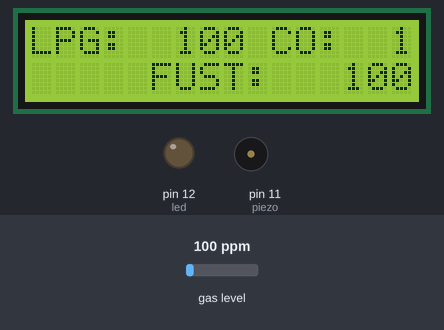
Recording of a sketch running on a simulated Arduino Uno, built with avr-gcc and run on an emulated ATmega328P. Parts: 16×2 character LCD, output pins drawn as LEDs (lit = HIGH), buzzer (waves = sounding). The inputs (shaded band) are chosen by the test bench; at power-on: gas level 100 ppm.

Above: at 1.7 s.
1.8 s: gas level set to 189 ppm
At 2.7 s:
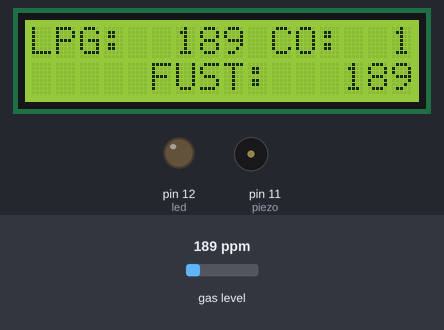
3.3 s: gas level set to 215 ppm
At 3.48 s:
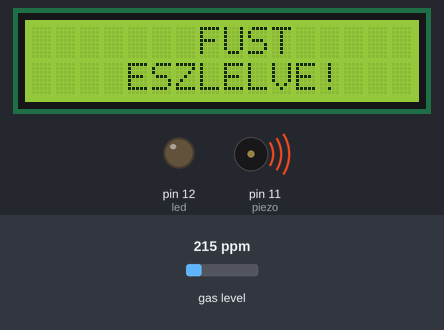
At 3.83 s:
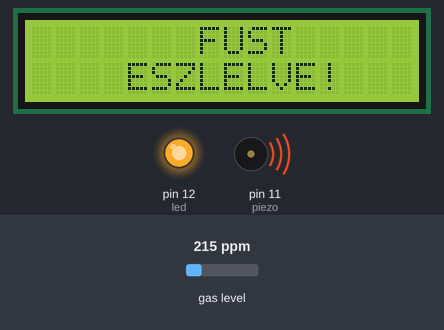
Timing chart, 0 to 11.1 s (numbered marks = the images above; inputs shaded):
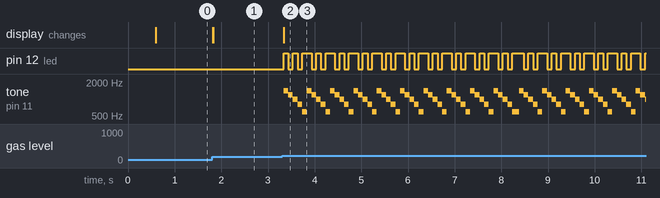

The sketch:

mq2.ino
```cpp
#include<Wire.h> //Wire könyvtár beillesztése az I2C busz használatához
#include<LiquidCrystal_I2C.h> //Az I2C Folyékony kristályos LCD kijelző kezelő könyvtára
LiquidCrystal_I2C lcd(0x27, 16, 2); //Az általunk használt kijelző karakterkészlete 16 karakter és 2 sor
#include <MQ2.h>  //Az MQ2 szenzor használatához szükséges könyvtár
#include <Wire.h> //A Wire könyvtár beillesztése az I2C busz használatához

const int Analog_Input = A0; //konstans globális integer típusú változó mely az MQ2 szenzor pin-jét tárolja
const int led = 12; //konstans globális integer típusú változó mely a LED dióda pin-jét tárolja
const int piezo = 11; //konstans globális integer típusú változó mely a Piezo elem pin-jét tárolja

int lpg, co, smoke; //globális integer típusú változók az lpg, co, és a fust értékenk a tárolására
MQ2 mq2(Analog_Input); //Az MQ2 szenzor inicializálása és az általa használt bemenet hozzárendelése

void setup()
{
  lcd.init(); //Az LCD kijelző inicializálása
  lcd.backlight(); //Az LCD kijelző háttérvilágításának bekapcsolása
  pinMode(led, OUTPUT); //A LED diódát tartalmazó Pin kimenetté alakítása
  pinMode(piezo, OUTPUT); //A Piezo elemet tartalmazó Pin kimenetté alakítása
  Serial.begin(9600); //A soros porton történő kommunikáció bitrátája
  mq2.begin(); //Az MQ2-es szenzorral való kommunikáció indítása
  lcd.clear(); //Az LCD kijelző tartalmának a törlése
}

void loop() //ciklus
{
  lcd.setCursor(0, 0); //Kurzor pozicionálás ez esetben 0. karakter a 0. sorban
  lcd.print("LPG:"); //Megadott karakterlánc kiíratása
  lcd.setCursor(6, 0); //Kurzor pozicionálás ez esetben 6. karakter a 0. sorban
  lpg = mq2.readLPG(); //Az lpg értékének kiolvasása és változóban tárolása
  lcd.print(lpg); //A változó értékének kiíratása
  lcd.setCursor(10, 0); //Kurzor pozicionálás ez esetben 10. karakter a 0. sorban
  lcd.print("CO:"); //Megadott karakterlánc kiíratása
  co = mq2.readCO(); //A co értékének kiolvasása és változóban tárolása
  lcd.setCursor(15, 0); //Kurzor pozicionálás ez esetben 15. karakter a 0. sorban
  lcd.print(co); //A változó értékének kiíratása
  lcd.setCursor(5, 1); //Kurzor pozicionálás ez esetben 5. karakter a 1. sorban
  lcd.print("FUST:"); //Megadott karakterlánc kiíratása
  smoke = mq2.readSmoke(); //A füst értékének kiolvasása és változóban tárolása
  lcd.setCursor(13, 1); //Kurzor pozicionálás ez esetben 13. karakter a 1. sorban
  lcd.print(smoke); //A változó értékének kiíratása
  if ((smoke * 2) > 400.00) //Feltétel vizsgálat ha a füst értékének kétszerese nagyobb, mint 400.00 akkor:
  {
    lcd.clear(); //Az LCD kijelző tartalmának a törlése
    lcd.setCursor(7, 0); //Kurzor pozicionálás ez esetben 7. karakter a 0. sorban
    lcd.print("FUST"); //Megadott karakterlánc kiíratása
    lcd.setCursor(4, 1); //Kurzor pozicionálás ez esetben 4. karakter a 1. sorban
    lcd.print("ESZLELVE!"); //Megadott karakterlánc kiíratása

    for (int i = 0; i < 10; i++) //for ciklus mely i = 0-tól i < 10-ig fut:
    {
      tone(piezo, 1400); //Piezo elem megszólaltatása 1400 hz frekvencián
      digitalWrite(led, HIGH); //A led dióda világít
      delay(100); //Várakozás 100 mikroszekundum ideig
      tone(piezo, 1200); //Piezo elem megszólaltatása 1200 hz frekvencián
      digitalWrite(led, LOW); //A led dióda nem világít
      delay(100); //Várakozás 100 mikroszekundum ideig
      tone(piezo, 1000); //Piezo elem megszólaltatása 1000 hz frekvencián
      digitalWrite(led, HIGH); //A led dióda világít
      delay(100); //Várakozás 100 mikroszekundum ideig
      tone(piezo, 800); //Piezo elem megszólaltatása 800 hz frekvencián
      digitalWrite(led, LOW); //A led dióda nem világít
      delay(100); //Várakozás 100 mikroszekundum ideig
      tone(piezo, 600); //Piezo elem megszólaltatása 600 hz frekvencián
      digitalWrite(led, HIGH); //A led dióda világít
      delay(100); //Várakozás 100 mikroszekundum ideig
    }
    lcd.clear(); //Az LCD kijelző tartalmának a törlése
  }
  else //egyébként
  {
    digitalWrite(led, LOW); //A led dióda nem világít
    noTone(piezo); //A piezo elem deaktiválása
  }
}
```

Measured:
- the behaviour switches between 200 and 201 ppm on gas level (found by bisection; images 1 and 2)
- after the input at 1.8 s, the display: first changes at once (image 1 shows a later state)
- after the input at 3.3 s, pin 12 (led): LOW → HIGH at once, then moves between LOW and HIGH, repeating every 0.50 s; tone on pin 11 (piezo): plays 1400 Hz for 0.10 s, 1200 Hz for 0.10 s, 1000 Hz for 0.10 s, 800 Hz for 0.10 s, 600 Hz for 0.10 s, 1400 Hz for 0.10 s … (78 notes in this stretch), starting at once; the display: changes at once (image 2)
